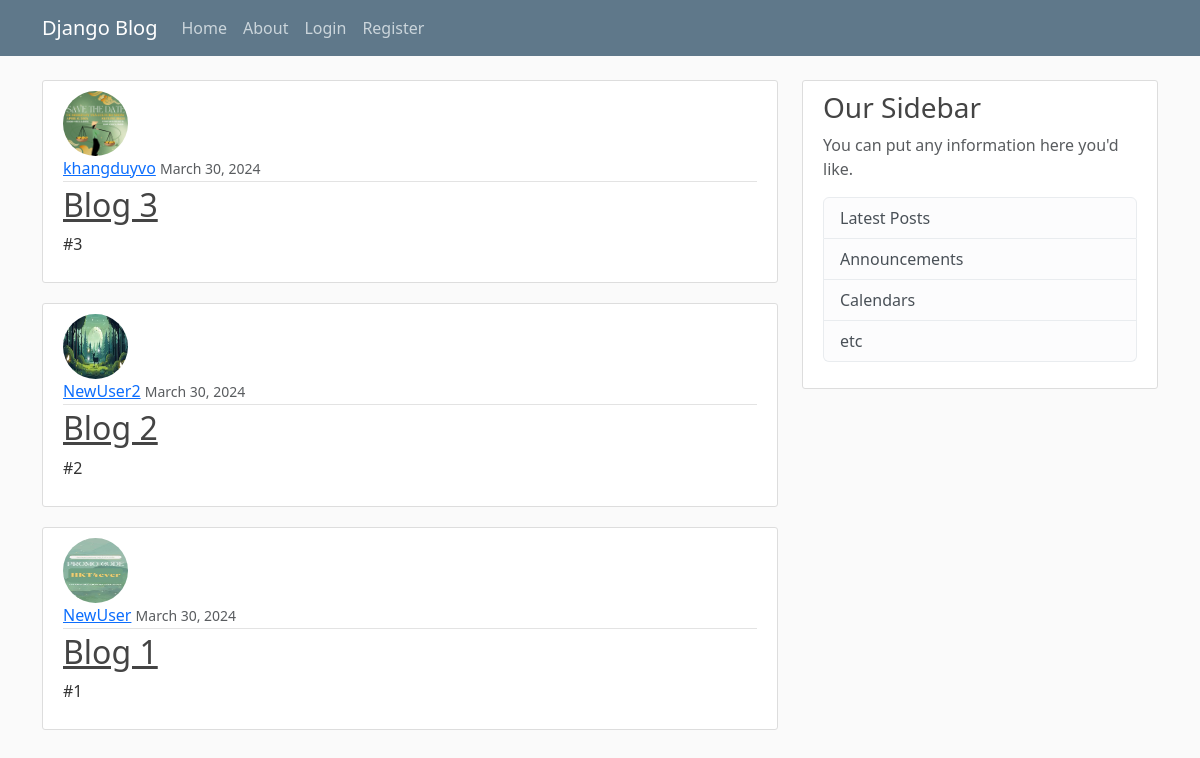
The page / on the database its author committed.
### blog/models.py (models this page shows, shortened)
class Post(models.Model):
    title = models.CharField(max_length=100)
    content = models.TextField()
    date_posted = models.DateTimeField(default=timezone.now)
    author = models.ForeignKey(User, on_delete=models.CASCADE)

### users/models.py (models this page shows, shortened)
class Profile(models.Model):
    user = models.OneToOneField(User, on_delete=models.CASCADE)
    """
    CASCADE: if delete user, delete profile
    if delete profile, user still exist
    """
    image = models.ImageField(default='default.jpg', upload_to='profile_pics')

### blog/views.py (the view)
# urls.py: path('', PostListView.as_view(), name='blog-home'),
class PostListView(ListView):
    model = Post
    template_name = 'blog/home.html'  # <app>/<model>_<viewtype>.html
    context_object_name = 'posts'
    ordering = ['-date_posted']

### blog/templates/blog/home.html
{% extends "blog/base.html" %}
{% block content %}
{% for post in posts %}
<article class="media content-section">
    <img class="rounded-circle article-img" src="{{ post.author.profile.image.url }}">
    <div class="media-body">
        <div class="article-metadata">
            <a class="mr-2" href="#">{{ post.author }}</a>
            <small class="text-muted">{{ post.date_posted|date:"F d, Y" }}</small>
        </div>
        <h2>
            <a class="article-title" href="#">{{ post.title }}</a>
        </h2>
        <p class="article-content">{{ post.content }}</p>
    </div>
</article>
{% endfor %}
{% endblock content %}

### blog/static/blog/main.css (style rules this page uses)
body { background: #fafafa; color: #333333; margin-top: 5rem; }
h1, h2, h3, h4, h5, h6 { color: #444444; }
.content-section { background: #ffffff; padding: 10px 20px; border: 1px solid #dddddd; border-radius: 3px; margin-bottom: 20px; }
.article-title { color: #444444; }
.article-content { white-space: pre-line; }
.article-img { height: 65px; width: 65px; margin-right: 16px; }
.article-metadata { padding-bottom: 1px; margin-bottom: 4px; border-bottom: 1px solid #e3e3e3 }

### rows shown on the page
Post: author.profile.image (picture), author "khangduyvo", date_posted "March 30, 2024", title "Blog 3", content "#3"
Post: author.profile.image (placeholder picture), author "NewUser2", date_posted "March 30, 2024", title "Blog 2", content "#2"
Post: author.profile.image (picture), author "NewUser", date_posted "March 30, 2024", title "Blog 1", content "#1"
